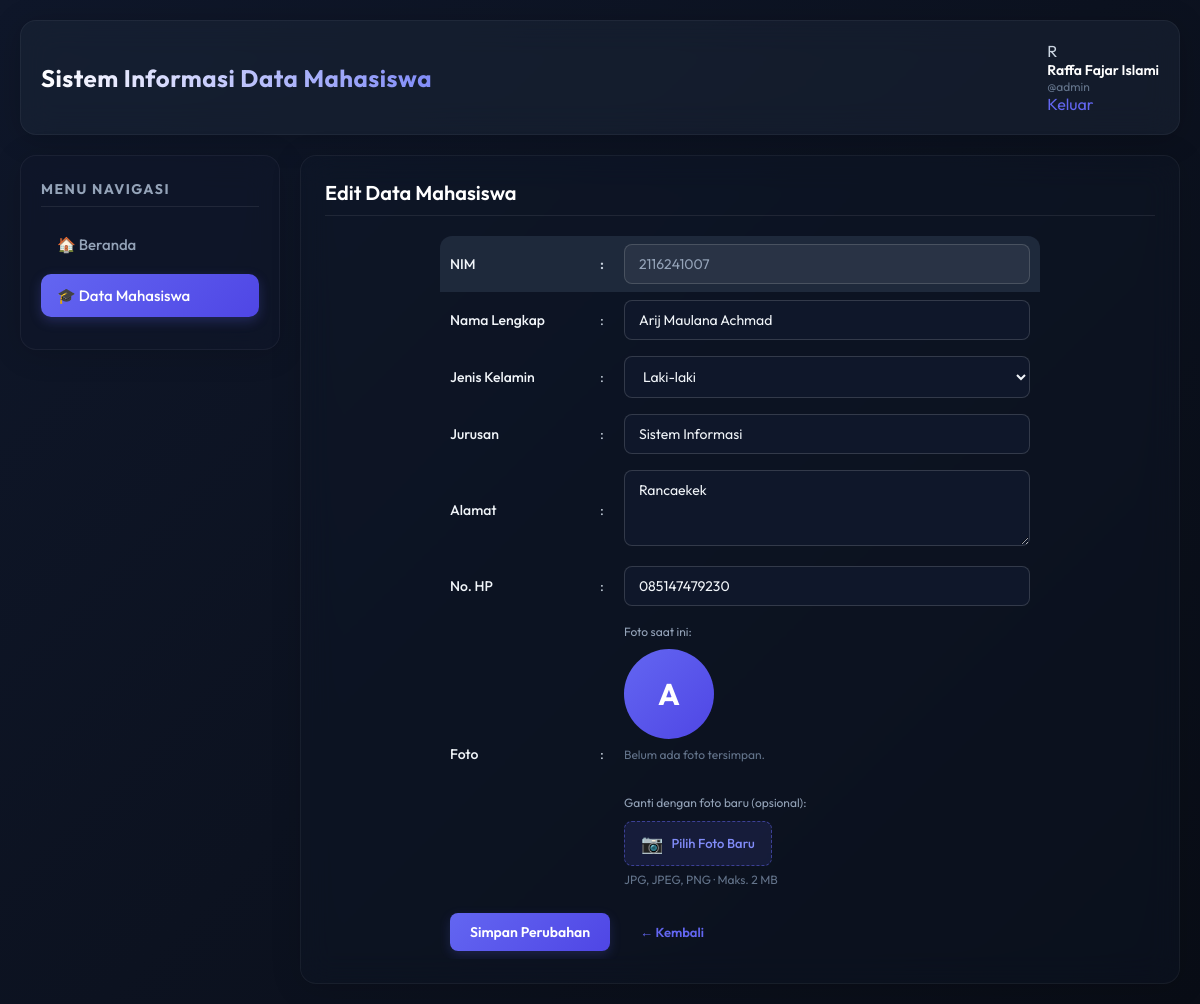
The page /index.php?page=edit-mahasiswa&nim=2116241007 (signed in) on the database its author committed.
### tables this page shows
CREATE TABLE `mahasiswa` (
  `nim` varchar(15) NOT NULL,
  `nama` varchar(100) NOT NULL,
  `jenis_kelamin` enum('Laki-laki','Perempuan') NOT NULL,
  `jurusan` varchar(50) NOT NULL,
  `alamat` text NOT NULL,
  `no_hp` varchar(15) NOT NULL,
  `foto` varchar(255) DEFAULT NULL
);

### edit-mahasiswa.php (the view, shortened to what this page needs)
<h3>Edit Data Mahasiswa</h3>
<?php
include('koneksi.php');
$nim = mysqli_real_escape_string($koneksi, $_GET['nim']);
$show = mysqli_query($koneksi, "SELECT * FROM mahasiswa WHERE nim='$nim'") or die(mysqli_error($koneksi));
if (mysqli_num_rows($show) == 0) {
    echo "<script>alert('Error: Data mahasiswa tidak ditemukan!'); window.location.href='index.php?page=mahasiswa';</script>";
    exit;
} else {
    $data = mysqli_fetch_assoc($show);
}
?>
<form name="editForm" action="" method="post" enctype="multipart/form-data" onsubmit="return validateForm();">
    <table cellpadding="3" cellspacing="0">
        <tr>
            <td>NIM</td>
            <td>:</td>
            <td>
                <input type="text" name="nim" value="<?php echo htmlspecialchars($data['nim']); ?>" readonly
                       style="background:rgba(255,255,255,0.05);color:#94a3b8;cursor:not-allowed;">
            </td>
        </tr>
        <tr>
            <td>Nama Lengkap</td>
            <td>:</td>
            <td><input type="text" name="nama" value="<?php echo htmlspecialchars($data['nama']); ?>" required></td>
        </tr>
        <tr>
            <td>Jenis Kelamin</td>
            <td>:</td>
            <td>
                <select name="jenis_kelamin" required>
                    <option value="Laki-laki"  <?php if ($data['jenis_kelamin'] == 'Laki-laki')  echo 'selected'; ?>>Laki-laki</option>
                </select>
            </td>
        </tr>
        <tr>
            <td>Jurusan</td>
            <td>:</td>
            <td><input type="text" name="jurusan" value="<?php echo htmlspecialchars($data['jurusan']); ?>" required></td>
        </tr>
        <tr>
            <td>Alamat</td>
            <td>:</td>
            <td><textarea name="alamat" rows="3" required style="resize:vertical;"><?php echo htmlspecialchars($data['alamat']); ?></textarea></td>
        </tr>
        <tr>
            <td>No. HP</td>
            <td>:</td>
            <td><input type="text" name="no_hp" value="<?php echo htmlspecialchars($data['no_hp']); ?>" required></td>
        </tr>
        <tr>
            <td>Foto</td>
            <td>:</td>
            <td>
                <div style="display:flex; flex-direction:column; gap:14px;">
                    <div>
                        <p style="font-size:12px; color:#94a3b8; margin-bottom:8px;">Foto saat ini:</p>
                        <?php if (!empty($data['foto']) && file_exists('uploads/' . $data['foto'])): ?>
                            <img src="uploads/<?php echo htmlspecialchars($data['foto']); ?>" alt="Foto Mahasiswa"
                                 style="width:90px;height:90px;object-fit:cover;border-radius:50%;border:3px solid rgba(99,102,241,0.5);box-shadow:0 4px 15px rgba(99,102,241,0.2);">
                        <?php else: ?>
                            <div style="width:90px;height:90px;border-radius:50%;background:linear-gradient(135deg,#6366f1,#4f46e5);display:flex;align-items:center;justify-content:center;font-weight:700;font-size:30px;color:#fff;">
                                <?php echo strtoupper(substr($data['nama'], 0, 1)); ?>
                            </div>
                            <p style="font-size:12px; color:#64748b; margin-top:6px;">Belum ada foto tersimpan.</p>
                        <?php endif; ?>
                    </div>
                    <div>
                        <p style="font-size:12px; color:#94a3b8; margin-bottom:8px;">Ganti dengan foto baru (opsional):</p>
                        <label for="foto-input-edit" style="display:inline-flex;align-items:center;gap:8px;background:rgba(99,102,241,0.12);border:1px dashed rgba(99,102,241,0.5);border-radius:8px;padding:10px 16px;color:#818cf8;font-weight:500;cursor:pointer;font-size:13px;width:fit-content;">
                            <span style="font-size:18px;">&#128247;</span> Pilih Foto Baru
                        </label>
                        <span id="foto-name-edit" style="display:block; font-size:12px; color:#64748b; margin-top:6px;">JPG, JPEG, PNG · Maks. 2 MB</span>
                    </div>
                </div>
            </td>
        </tr>
        <tr>
            <td colspan="3" style="padding-top:18px;">
                <button type="submit" name="kirim">Simpan Perubahan</button>
                <a href="index.php?page=mahasiswa" style="margin-left:15px; font-weight:600;">&#8592; Kembali</a>
            </td>
        </tr>
    </table>
</form>

### main.css (style rules this page uses)
* { padding: 0; margin: 0; box-sizing: border-box; font-family: 'Outfit', 'Verdana', Arial, sans-serif; }
body { background: #090d16; color: #cbd5e1; min-height: 100vh; display: flex; justify-content: center; align-items: stretch; }
a { text-decoration: none; color: #6366f1; transition: all 0.2s ease-in-out; }
.middle h3 { font-size: 20px; font-weight: 600; color: #ffffff; margin-bottom: 20px; padding-bottom: 10px; border-bottom: 1px solid rgba(255, 255, 255, 0.08); }
.middle p { margin-bottom: 15px; line-height: 1.6; }
table { width: 100% !important; border-collapse: separate; border-spacing: 0; margin-top: 15px; margin-bottom: 20px; border-radius: 12px; overflow: hidden; border: 1px solid rgba(255, 255, 255, 0.08); background: rgba(30, 41, 59, 0.2); }
tr:first-child, tr.header-row { background: #1e293b !important; font-weight: 600 !important; color: #ffffff !important; text-align: left; }
td, th { padding: 14px 16px; border-bottom: 1px solid rgba(255, 255, 255, 0.08); font-size: 14px; color: #cbd5e1; }
tr:last-child td { border-bottom: none; }
table a { display: inline-block; padding: 6px 12px; border-radius: 6px; font-size: 13px; font-weight: 500; margin: 2px; }
input[type="text"], input[type="password"], input[type="date"], select, textarea { width: 100%; background: #0f172a; border: 1px solid rgba(255, 255, 255, 0.15); border-radius: 8px; color: #f1f5f9; padding: 10px 14px; font-size: 14px; outline: none; transition: all 0.2s ease; }
button, input[type="submit"] { background: linear-gradient(135deg, #6366f1 0%, #4f46e5 100%); color: #ffffff; border: none; padding: 10px 20px; font-size: 14px; font-weight: 600; border-radius: 8px; cursor: pointer; transition: all 0.2s ease; box-shadow: 0 4px 12px rgba(99, 102, 241, 0.2); }
form table { border: none; background: transparent; max-width: 600px; margin: 0 auto; }
form table tr { background: transparent !important; }
form table td { border: none; padding: 8px 10px; }
form table td:first-child { font-weight: 500; color: #f1f5f9; width: 150px; }
form table td:nth-child(2) { width: 20px; }

### rows shown on the page
mahasiswa: nim "2116241007", nama "Arij Maulana Achmad", jenis_kelamin "Laki-laki", jurusan "Sistem Informasi", alamat "Rancaekek", no_hp "085147479230", nama "A"

### other values the page prints
substr($_SESSION['admin_nama'], 0, 1) "R"
$_SESSION['admin_nama'] "Raffa Fajar Islami"
$_SESSION['admin_username'] "admin"
